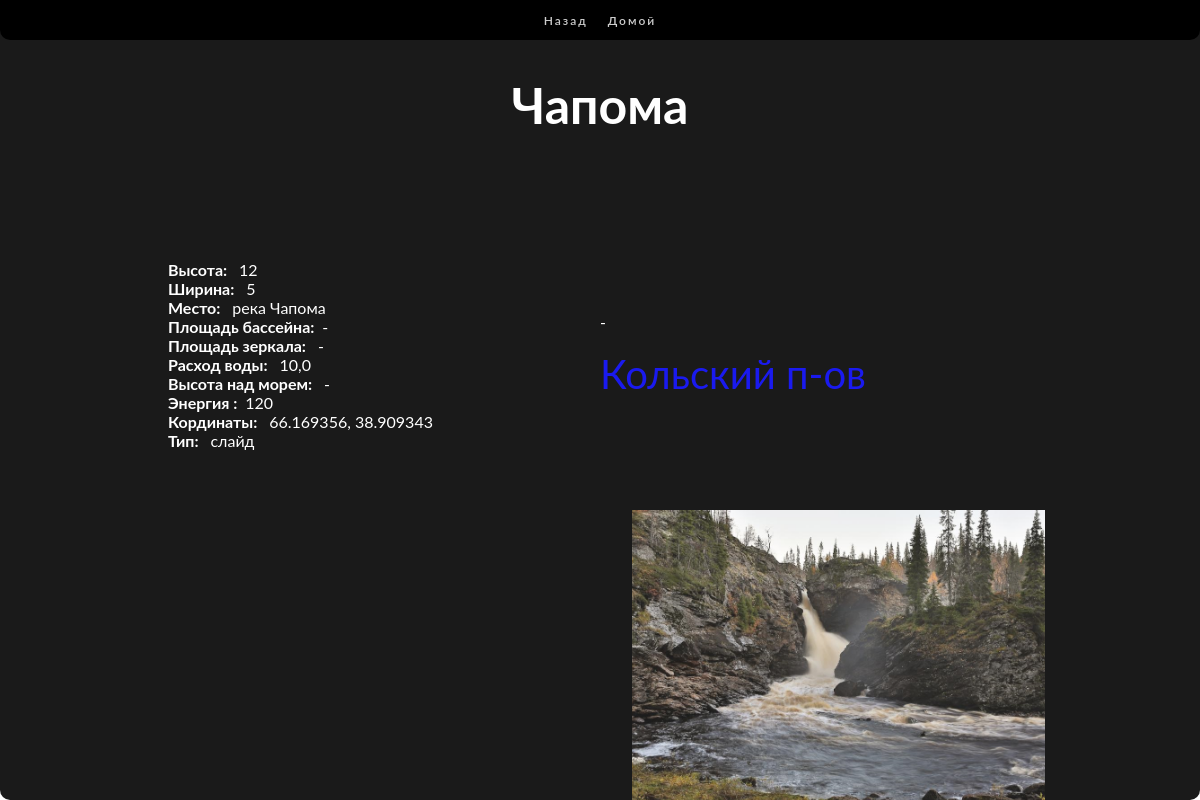
The app's page /waterfalls/101/info/ with its own data.
### mainapp/models.py (models this page shows, shortened)
class Waterfall(models.Model):
    name = models.CharField(verbose_name="Имя", max_length=128, default='-')
    image = models.ImageField(blank=True, verbose_name="фото", upload_to='waterfalls_images', default='-')
    description = models.TextField(verbose_name='описание', max_length=1024, default='-')
    place = models.TextField(verbose_name='место', max_length=60, default='-')
    height = models.PositiveIntegerField(verbose_name='высота', default=0)
    weight = models.PositiveIntegerField(verbose_name='ширина', default=0)
    S_catchment = models.PositiveIntegerField(verbose_name='Площадь водосбора', default=0)
    S_mirror = models.PositiveIntegerField(verbose_name='Площадь зеркала в кв. м', default=0)
    water_consumption = models.PositiveIntegerField(verbose_name='Расход воды в куб. м', default=0)
    Altitude_above_sea_level = models.PositiveIntegerField(verbose_name='Высота над ур. моря', default=0)
    Energy_joules = models.PositiveIntegerField(verbose_name='Энергия в джоулях', default=0)
    type = models.TextField(verbose_name='тип', max_length=60, default='-')
    cordinats = models.TextField(verbose_name='кординаты', default='-')
    District_id = models.PositiveIntegerField(verbose_name='айди района', default=1)
    Administrative_District_id = models.PositiveIntegerField(verbose_name='айди административного района', default=1)

class Waterfall_District(models.Model):
    District_name = models.CharField(verbose_name="Имя", max_length=128, default='не указанно')
    District_description = models.TextField(verbose_name='описание', max_length=60, default='не указанно')

### mainapp/views.py (the view)
# urls.py: path('waterfalls/<int:id>/info/', mainapp.info_waterfall, name='info_waterfall'),
def info_waterfall(request, id=None):
    waterfall = Waterfall.objects.get(id=id)
    d_id = waterfall.District_id
    ad_id = waterfall.Administrative_District_id
    files = [str(img.name) for img in Path(fl).glob('*.jpg')]
    img = []
    for f in files:
        if str(id)+' ' in f:
            img.append('waterfalls/' + f)
    context = {
        'title': 'подробная информация',
        'waterfall': waterfall,
        'waterfall_district': Waterfall_District.objects.get(id=d_id),
        'img': img
        }
    return render(request, 'mainapp/waterfall_info.html', context)

### mainapp/templates/mainapp/waterfall_info.html (shortened to what this page needs)
{% extends 'mainapp/base.html' %}
{% load static %}
{% block css %}
<link rel="stylesheet" href="https://unpkg.com/swiper/swiper-bundle.min.css" />
<link rel="stylesheet" type="text/css" href="{% static 'css/style.css' %}">
<link rel="stylesheet" type="text/css" href="{% static 'css/style-waterfalls.css' %}">
<link rel="stylesheet" type="text/css" href="{% static 'css/info-waterfall-style.css' %}">
{% endblock %}
{% block content %}
<div class="waterfall-blur"></div>
{% block menu %}
{% include 'mainapp/includes/menu.html' %}
{% endblock %}
<div class="block-list winf0">
    <div class="name-wf">{{ waterfall.name }}</div>
        <div class="text-info clc-3">
                <div class="block-text-2">
                  <div class="Height"><b>Высота: &nbsp;</b> {{ waterfall.height|default:"-" }}</div>
                  <div class="Width"><b>Ширина: &nbsp;</b> {{ waterfall.weight|default:"-" }}</div>
                  <div class="Location"><b>Место: &nbsp;</b> {{ waterfall.place|default:"-" }}</div>
                  <div class="S S_catchment"><b>Площадь бассейна:&nbsp; </b>  {{ waterfall.S_catchment|default:"-" }}</div>
                  <div class="S S_mirror"><b>Площадь зеркала: &nbsp;</b> {{ waterfall.S_mirror|default:"-" }}</div>
                  <div class="water_consumption"><b>Расход воды: &nbsp;</b> {{ waterfall.water_consumption|default:"-" }}</div>
                  <div class="Altitude_above_sea_level"><b>Высота над морем: &nbsp;</b> {{ waterfall.Altitude_above_sea_level|default:"-" }}</div>
                  <div class="Energy_joules"><b>Энергия :&nbsp; </b> {{ waterfall.Energy_joules|default:"-" }}</div>
                  <div class="cordinats"><b>Кординаты: &nbsp;</b> {{ waterfall.cordinats|default:"-" }}</div>
                  <div class="cordinats"><b>Тип: &nbsp;</b> {{ waterfall.type|default:"-" }}</div>
                </div>
                <div class="text-block-3 clc-2">{{ waterfall.description|default:"-" }}<br>
                  <br>
                      <a class="b-tx-1" href="{% url 'info_district' waterfall_district.id %}">
                        {{ waterfall_district.District_name }}
                      </a>
                  <br>
                </div>
            </div>
        {% if not waterfall %}
        <h1 class="hh">Not found</h1>
        {% else %}
        <div class="info-div">
          {% if waterfall.cordinats %}
            <div class="map-block-1">
                <div onmousemove="" id="map-2">
                </div>
            </div>
          {% endif %}
            <div class="block-wf-1">
                  {% if not img %}<img class="nimg" src="{% static 'img/i.jpg' %}" alt="#">
              {% else %}
                  <div class="swiper-container mySwiper">
                  <div class="swiper-wrapper">
                    {% for i in img %}
                     <div class="swiper-slide"><img class="img-wtrfl" src="{% static i %}" alt="#"></div>
                    {% endfor %}
                  </div>
                </div>
              {% endif %}
              </div>
            </div>
        </div>
        {% endif %}
{% endblock %}

### mainapp/templates/mainapp/base.html (shortened to what this page needs)
<!DOCTYPE html>
<html lang="en">
{% load static %}
<head>
  {% block css %}{% endblock %}
</head>
<body>
  <body>
  {% block content %}{% endblock %}
</body>
</html>

### mainapp/templates/mainapp/includes/menu.html
<div class="menu">
      <div class="links links_home">
        <a class="href" onclick="window.history.go(-1); return false;">Назад</a>
        <a class="href" href="/">Домой</a>
      </div>
</div>

### static/css/style.css (style rules this page uses)
* { font-family: 'Lato', sans-serif; box-sizing: border-box; }
:root { --size: 1vh + 1vw; --color-1: #FF7400; --color-2: #BF7130; --color-3: #A64B00; --color-4: #FF9640; --color-5: #FFB273; }
body { padding: 0; margin: 0; width: 100%; }
html { padding: 0px 0px; margin: 0; height: 100%; width: 100%; display: flex; align-items: center; flex-direction: column; }
.waterfall-blur { position: fixed; top: .01px; bottom: .01px; left:.011px; right: .01px; backdrop-filter: blur(3px); z-index: -5; }
a, a:hover { text-decoration: none; }
.menu { position: fixed; top: 0; left: 0; right: 0; height: 5vh; font-size: 1vw; width: 100%; margin: 0 auto; background-color: black; display: flex; align-items: center; justify-content: center; border-radius: 0 0 10px 10px; z-index: 100; }
.links { width: 50%; height: 100%; display: flex; align-items: center; justify-content: space-between; }
.links a, .links label { color: rgb(206, 206, 206); letter-spacing: 2px; font-weight: 600; transition: .2s; }
.b-tx-1 { font-size: 40px; width: 100%; margin-bottom: 35px; }
.swiper-container { width: 100%; height: 100%; }
.swiper-slide { text-align: center; font-size: 18px; background: #fff; display: -webkit-box; display: -ms-flexbox; display: -webkit-flex; display: flex; -webkit-box-pack: center; -ms-flex-pack: center; -webkit-justify-content: center; justify-content: center; -webkit-box-align: center; -ms-flex-align: center; -webkit-align-items: center; align-items: center; }
.swiper-slide img { display: block; width: 100%; height: 100%; object-fit: cover; }
.swiper-wrapper { width: 90%; }
.swiper-container { overflow: hidden; }
.swiper-slide { border-radius: 10px; background-color: black; }
.block-list { border-radius: 10px; background-color: black; width: 100%; height: 100%; padding: 10px; display: flex; flex-direction: column; align-items: center; }
.info-div { height: 55%; width: 100%; display: flex; align-items: center; justify-content: center; border-radius: 10px; }
.block-wf-1 { height: 100%; width: 50%; display: flex; align-items: center; }
#map-2 { height: 100%; width: 100%; }
.map-block-1 { height: 100%; width: 50%; overflow: hidden; padding: 0px 15px ; padding-bottom: 30px; }
.name-wf { font-weight: 700; font-size: 50px; text-align: center; }
.swiper-slide { display: flex; align-items: center; justify-content: center; }
.Height { width: 10%; }
.Width { width: 10%; }
.Location { width: 15%; }
.S { width: 10%; }
.water_consumption { width: 10%; }
.Altitude_above_sea_level { width: 15%; }
.Energy_joules { width: 10%; }
.links_home { weight: 50px; display: flex; align-items: center; justify-content: center; }
.swiper-slide { flex-direction: column; }
.href { cursor: pointer; margin: 0px 10px; }

### static/css/style-waterfalls.css (style rules this page uses)
body { display: flex; align-items: center; flex-direction: column; padding-top: 7vh !important; }
.block-list { width: 100%; height: 100%; margin: 0 auto; color: white; opacity: .9; }
.loaded, .body { height: 100%; }
.winf0 { margin-top: 6vh; }
.text-block-3 { overflow-y: scroll; width: 100%; }
.name-wf { margin: 75px; }
.clc-2 { max-width: 50%; margin-left: 50px; }
.clc-3 { display: flex; justify-content: center; align-items: center; margin: 50px; width: 80%; }
.block-text-2 { width: 50%; }
.mySwiper { display: flex; justify-content: center; align-items: center; flex-direction: column; }
.winf0 { position: fixed; bottom: 0; }

### static/css/info-waterfall-style.css (style rules this page uses)
.mySwiper { width: 97%; height: 100%; display: flex; flex-direction: column; }
.info-div { display: flex; align-items: flex-start; }
.block-list, .name-wf { color: white; }
.info-div { display: flex; align-items: center; justify-content: center; }
.block-text-2 { display: flex; flex-direction: column; }
.block-text-2 div { width: 100%; }
.info-div { max-height: 400px; width: 85%; }
.block-list { padding: 0px 5%; }
.map-block-1 { padding: 0; margin-right: 10px; }
.swiper-slide { padding: 10px; }
.img-wtrfl { width: 100%; }
.map-block-1 { width: 50%; }
#map-2 { width: 100% !important; height: 100% !important; }

### records on screen
Waterfall: name "Чапома", height "12", weight "5", place "река Чапома", S_catchment "-", S_mirror "-", water_consumption "10,0", Altitude_above_sea_level "-", Energy_joules "120", cordinats "66.169356, 38.909343", type "слайд", description "-"
Waterfall_District: District_name "Кольский п-ов"
